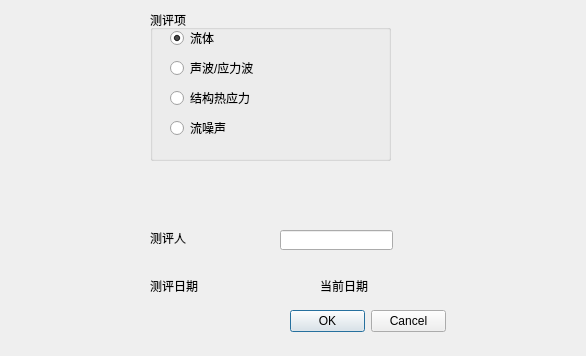
<?xml version="1.0" encoding="UTF-8"?>
<ui version="4.0">
 <class>Dialog</class>
 <widget class="QDialog" name="Dialog">
  <property name="geometry">
   <rect>
    <x>0</x>
    <y>0</y>
    <width>586</width>
    <height>356</height>
   </rect>
  </property>
  <property name="windowTitle">
   <string>new</string>
  </property>
  <widget class="QLabel" name="label_2">
   <property name="geometry">
    <rect>
     <x>150</x>
     <y>230</y>
     <width>54</width>
     <height>16</height>
    </rect>
   </property>
   <property name="text">
    <string>测评人</string>
   </property>
  </widget>
  <widget class="QLineEdit" name="lineEdit">
   <property name="geometry">
    <rect>
     <x>280</x>
     <y>230</y>
     <width>113</width>
     <height>20</height>
    </rect>
   </property>
  </widget>
  <widget class="QLabel" name="label_3">
   <property name="geometry">
    <rect>
     <x>150</x>
     <y>280</y>
     <width>54</width>
     <height>12</height>
    </rect>
   </property>
   <property name="text">
    <string>测评日期</string>
   </property>
  </widget>
  <widget class="QLabel" name="label_4">
   <property name="geometry">
    <rect>
     <x>320</x>
     <y>280</y>
     <width>54</width>
     <height>12</height>
    </rect>
   </property>
   <property name="text">
    <string>当前日期</string>
   </property>
  </widget>
  <widget class="QGroupBox" name="groupBox">
   <property name="geometry">
    <rect>
     <x>150</x>
     <y>10</y>
     <width>241</width>
     <height>151</height>
    </rect>
   </property>
   <property name="title">
    <string>测评项</string>
   </property>
   <widget class="QRadioButton" name="radioButton">
    <property name="geometry">
     <rect>
      <x>20</x>
      <y>20</y>
      <width>89</width>
      <height>16</height>
     </rect>
    </property>
    <property name="text">
     <string>流体</string>
    </property>
    <property name="checked">
     <bool>true</bool>
    </property>
   </widget>
   <widget class="QRadioButton" name="radioButton_2">
    <property name="geometry">
     <rect>
      <x>20</x>
      <y>50</y>
      <width>89</width>
      <height>16</height>
     </rect>
    </property>
    <property name="text">
     <string>声波/应力波</string>
    </property>
   </widget>
   <widget class="QRadioButton" name="radioButton_4">
    <property name="geometry">
     <rect>
      <x>20</x>
      <y>80</y>
      <width>89</width>
      <height>16</height>
     </rect>
    </property>
    <property name="text">
     <string>结构热应力</string>
    </property>
   </widget>
   <widget class="QRadioButton" name="radioButton_5">
    <property name="geometry">
     <rect>
      <x>20</x>
      <y>110</y>
      <width>89</width>
      <height>16</height>
     </rect>
    </property>
    <property name="text">
     <string>流噪声</string>
    </property>
   </widget>
  </widget>
  <widget class="QDialogButtonBox" name="buttonBox">
   <property name="geometry">
    <rect>
     <x>290</x>
     <y>310</y>
     <width>156</width>
     <height>23</height>
    </rect>
   </property>
   <property name="standardButtons">
    <set>QDialogButtonBox::Cancel|QDialogButtonBox::Ok</set>
   </property>
  </widget>
 </widget>
 <resources/>
 <connections>
  <connection>
   <sender>buttonBox</sender>
   <signal>accepted()</signal>
   <receiver>Dialog</receiver>
   <slot>accept()</slot>
   <hints>
    <hint type="sourcelabel">
     <x>327</x>
     <y>314</y>
    </hint>
    <hint type="destinationlabel">
     <x>497</x>
     <y>225</y>
    </hint>
   </hints>
  </connection>
  <connection>
   <sender>buttonBox</sender>
   <signal>rejected()</signal>
   <receiver>Dialog</receiver>
   <slot>reject()</slot>
   <hints>
    <hint type="sourcelabel">
     <x>369</x>
     <y>320</y>
    </hint>
    <hint type="destinationlabel">
     <x>516</x>
     <y>300</y>
    </hint>
   </hints>
  </connection>
 </connections>
</ui>
